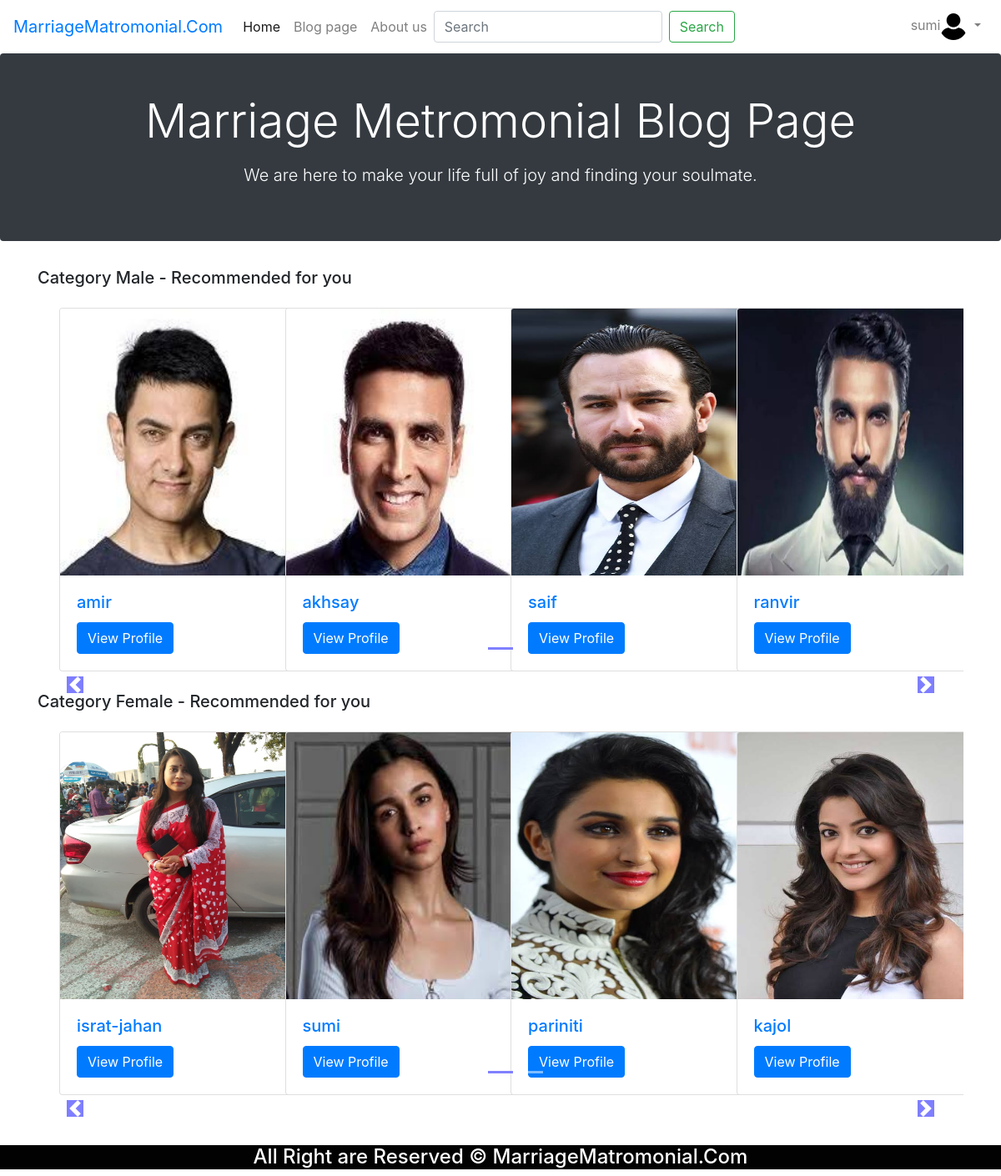
Page /blog/ (signed in) on the committed database.
### accounts/models.py (models this page shows, shortened)
class CompletedRegister(models.Model):
    user = models.OneToOneField(User, on_delete=models.PROTECT, default=None)
    nationalID=models.IntegerField(blank=False)
    gender = models.CharField(max_length=20,blank=False)
    phone=models.IntegerField(blank=False)
    birth=models.CharField(max_length=20,blank=False)
    maritalStatus = models.CharField(max_length=30,blank=False)
    Children=models.IntegerField(blank=False,default=0)
    height=models.FloatField(blank=False,default=0.0)
    bodyType=models.CharField(max_length=35,blank=False)
    Complexion=models.CharField(max_length=30,blank=False)
    blodGroup=models.CharField(max_length=35,blank=False)
    religon=models.CharField(max_length=35,blank=False)
    mothertongue=models.CharField(max_length=35,blank=False)
    familyvalue=models.CharField(max_length=35,blank=False)
    father=models.CharField(max_length=35,blank=False)
    mother=models.CharField(max_length=35,blank=False)
    sister=models.IntegerField(blank=False,default=0)
    brother=models.IntegerField(blank=False,default=0)
    education = models.CharField(max_length=50, blank=False)
    universitycollege=models.CharField(max_length=100,blank=False,default="Null")
    profession=models.CharField(max_length=100,blank=False,default="Null")
    designation=models.CharField(max_length=100,blank=False,default="Null")
    currentlivingcourtry=models.CharField(max_length=100,blank=False)
    currentlivingcity=models.CharField(max_length=100,blank=False)
    currentlivingarea=models.CharField(max_length=100,blank=False)
    residentialstatus = models.CharField(max_length=35, blank=False)
    homecountry = models.CharField(max_length=100, blank=False)
    homedistrict = models.CharField(max_length=100, blank=False)
    aboutyou=models.TextField(max_length=300,blank=False)
    aboutfamily=models.TextField(max_length=300,blank=False)
    preferredage=models.CharField(max_length=35, blank=False)
    preferredmarrige=models.CharField(max_length=35, blank=False)
    patnerreligon=models.CharField(max_length=35,blank=False)
    patnerhomecountry=models.CharField(max_length=30,blank=False)
    patnercurrentliving=models.CharField(max_length=30,blank=False)
    patnereducation=models.CharField(max_length=50, blank=False)
    patnerprofession = models.CharField(max_length=50, blank=False)
    aboutpatner = models.TextField(max_length=300, blank=False)
    website = models.URLField(default='http://www.facebook.com/')
    thumb = models.ImageField(upload_to='profile_image', blank=False, default='default.jpg',)

### blog/views.py (the view)
# urls.py: path('',views.Bhome,name="BlogHome"),
def Bhome(request):
    task=CompletedRegister.objects.all()
    n = len(task)
    nSlides = n // 4 + ceil((n / 4) - (n // 4))
    params = {'no_of_slides': nSlides, 'range': range(1, nSlides), 'product': task}
    allProds = []
    genders=CompletedRegister.objects.values('gender','id')
    cats={item['gender'] for item in genders}
    for cat in cats:
        prod=CompletedRegister.objects.filter(gender=cat)
        n=len(prod)
        nSlides = n // 4 + ceil((n / 4) - (n // 4))
        allProds.append([prod, range(1, nSlides), nSlides])
    params = {'allProds': allProds}
    return render(request,'BT/bloghome.html',params)

### blog/templates/BT/bloghome.html (shortened to what this page needs)
{% extends 'base1.html'%}
{% load static %}
{% block content%}
<div class="jumbotron p-4 p-md-5 text-white rounded bg-dark">
    <div class="col-md-12 px-0">
      <h2 class="display-4 text-center">Marriage Metromonial Blog Page</h2>
      <p class="lead my-3 text-center">We are here to make your life full of joy and finding your soulmate.</p>
    </div>
  </div>
<div class="container" style="margin-bottom:60px;">
    {% for product, range, nSlides in allProds %}
    <h5 class="my-4 mb-4">Category {{product.0.gender}} - Recommended for you</h5>
<div id="demo{{forloop.counter}}" class="carousel slide my-3" data-ride="carousel">
    <ul class="carousel-indicators">
      <li data-target="#demo{{forloop.counter}}" data-slide-to="0" class="active"></li>
          {% for i in range %}
              <li data-target="#demo{{forloop.parentloop.counter}}" data-slide-to="{{i}}" ></li>
          {% endfor %}
    </ul>
    <div class="container carousel-inner no-padding">
      <div class="carousel-item active">
          {% for i in product|slice:"0:"%}
        <div class="col-xs-3 col-sm-3 col-md-3">
          <div class="card" style="width: 18rem;">
            <img src="{{i.thumb.url}}" style="height:20rem"class="card-img-top" alt="...">
                <div class="card-body">
                <h5 class="card-title text-primary">{{i.user}}</h5>
                <a href="#" class="btn btn-primary">View Profile</a>
            </div>
          </div>
        </div>
         {% if forloop.counter|divisibleby:4 and forloop.counter > 0 and not forloop.last %}
             </div><div class="carousel-item">
         {% endif %}
         {% endfor %}
      </div>
    </div>
</div>
    <a class="carousel-control-prev" href="#demo{{forloop.counter}}" data-slide="prev">
        <span class="carousel-control-prev-icon"></span>
    </a>
    <a class="carousel-control-next" href="#demo{{forloop.counter}}" data-slide="next">
        <span class="carousel-control-next-icon"></span>
    </a>
 {% endfor %}
</div>
{% endblock %}

### templates/base1.html (shortened to what this page needs)
<!DOCTYPE html>
{% load staticfiles %}
{% load static %}
<html lang="en">
<head>
    <link rel="stylesheet" href="{% static 'css/style1.css' %}">
    <link rel="stylesheet" href="{% static 'css/bootstrap.min.css' %}">
    <link rel="stylesheet" href="{% static 'owl/OwlCarousel2-2.3.4\dist\assets\owl.carousel.css' %}">
    <link rel="stylesheet" href="{% static 'owl/OwlCarousel2-2.3.4\dist\assets\owl.theme.default.min.css' %}">
</head>
<body>
<nav class="navbar navbar-expand-lg navbar-light">
  <div class="collapse navbar-collapse" id="navbarTogglerDemo01">
    <a class="navbar-brand text-primary" href="#">MarriageMatromonial.Com</a>
    <ul class="navbar-nav mr-auto mt-2 mt-lg-0">
      <li class="nav-item active">
        <a class="nav-link" href="{% url 'Homepage'%}">Home <span class="sr-only">(current)</span></a>
      </li>
      <li class="nav-item">
        <a class="nav-link" href="{% url 'BlogHome' %}">Blog page</a>
      </li>
        <li class="nav-item">
        <a class="nav-link" href="{% url 'aboutus'%}">About us</a>
      </li>
        <form class="form-inline my-2 my-lg-0">
      <input class="form-control mr-sm-2" type="search" placeholder="Search" aria-label="Search">
      <button class="btn btn-outline-success my-2 my-sm-0" type="submit">Search</button>
    </form>
    </ul>
      <ul class="navbar-nav my-2 my-lg-0">
              {% if user.is_authenticated %}
      <li class="nav-item dropdown">
        <a class="nav-link dropdown-toggle" href="#" id="navbarDropdown" role="button" data-toggle="dropdown" aria-haspopup="true" aria-expanded="false">
          {{user.username}}<img src="{% static 'logo/user.png' %}">
        </a>
      </li>
              {% endif %}
    </ul>
  </div>
</nav>
    {% block content %}
    {% endblock%}
    <div id="footer">
           <h4>All Right are Reserved &copy;  MarriageMatromonial.Com</h4>
    </div>
</body>
</html>

### static/css/style1.css (style rules this page uses)
#footer { background-color: #020202; width: 100%; height: auto; }
#footer,h4 { color:white; text-align: center; }

### blog/templates/BT/bloghome.html (style rules this page uses)
.col-md-3 { display: inline-block; margin-left:-4px; }
.carousel-indicators .active { background-color: blue; position: fixed; }
.col-md-3 img { width:100%; height:auto; }
body .carousel-indicators { bottom: 0; }
body .carousel-control-prev-icon, body .carousel-control-next-icon { background-color: blue; position: inherit; }
.carousel-control-prev, .carousel-control-next { top: auto; bottom: auto; }
body .no-padding { padding-left: 0, padding-right: 0; }

### rows in the picture
CompletedRegister: gender "Male", thumb (picture), user "amir"
CompletedRegister: thumb (picture), user "akhsay"
CompletedRegister: thumb (picture), user "saif"
CompletedRegister: thumb (picture), user "ranvir"
CompletedRegister: gender "Female", thumb (picture), user "israt-jahan"
CompletedRegister: thumb (picture), user "sumi"
CompletedRegister: thumb (picture), user "pariniti"
CompletedRegister: thumb (picture), user "kajol"

### other values in the picture
{{ user.username }} "sumi"
